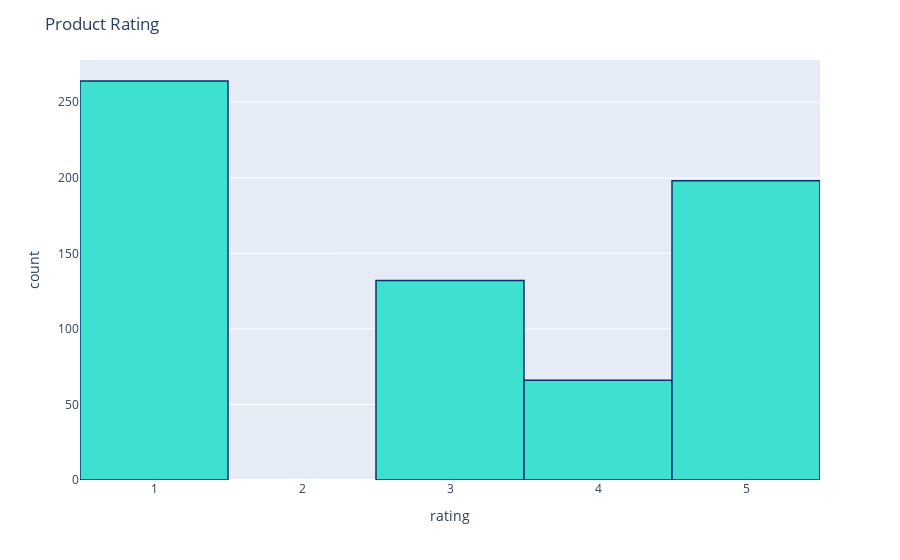

Notebook source saved alongside this figure:
### Code cell
#Ignoring The Warnings
warnings.filterwarnings("ignore", category=DeprecationWarning)
import seaborn as sns
fig = px.histogram(df, x="rating")
fig.update_traces(marker_color="turquoise",marker_line_color='rgb(8,48,107)',
                  marker_line_width=1.5)
fig.update_layout(title_text='Product Rating')
fig.show()

### Figure 1 — Plotly figure (JSON) as saved in the notebook; plotly's stock layout.template omitted (floating-point values rounded to 4 significant figures; data arrays with more than 128 entries replaced by an {"elided": "..."} marker saying what was removed)
{"data": [{"alignmentgroup": "True", "bingroup": "x", "hovertemplate": "rating=%{x}<br>count=%{y}<extra></extra>", "legendgroup": "", "marker": {"color": "turquoise", "line": {"color": "rgb(8,48,107)", "width": 1.5}}, "name": "", "offsetgroup": "", "orientation": "v", "showlegend": false, "type": "histogram", "x": {"elided": "660 int values"}, "xaxis": "x", "yaxis": "y"}], "layout": {"barmode": "relative", "legend": {"tracegroupgap": 0}, "margin": {"t": 60}, "title": {"text": "Product Rating"}, "xaxis": {"anchor": "y", "domain": [0, 1], "title": {"text": "rating"}}, "yaxis": {"anchor": "x", "domain": [0, 1], "title": {"text": "count"}}}}
